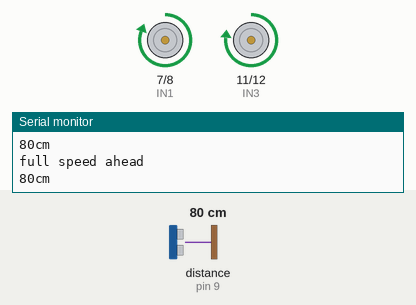
This sketch was run on a simulated Arduino Uno, built with avr-gcc and run on an emulated ATmega328P. Parts: motor-driver pin pairs drawn as motors (green arrow = first pin HIGH = forward, orange = second pin HIGH = backward, longer = more drive, scaled by the enable pin), the last lines printed to the serial monitor. The inputs (shaded band) are chosen by the test bench; at power-on: distance to the obstacle (sensor on pin 9) 80 cm.

Above: at 1.2 s.
1.3 s: distance to the obstacle (sensor on pin 9) set to 58 cm
4.3 s: distance to the obstacle (sensor on pin 9) set to 51 cm
At 5.3 s:
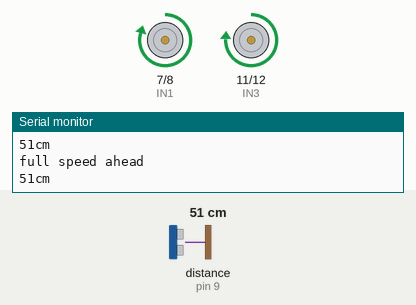
5.9 s: distance to the obstacle (sensor on pin 9) set to 44 cm
At 7.1 s:
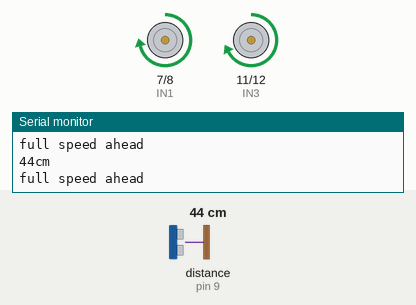
7.4 s: distance to the obstacle (sensor on pin 9) set to 36 cm
At 8.2 s:
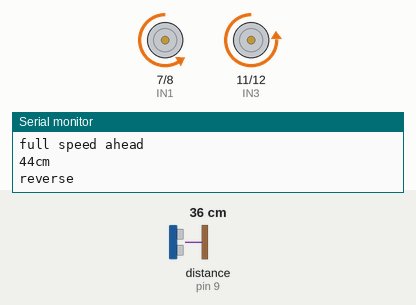
Timing chart, 0 to 10.0 s (numbered marks = the images above; inputs shaded):
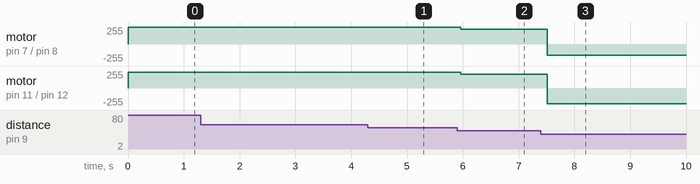

The sketch:

Robot1.ino
```cpp
#include <math.h>
#include "Ultrasonic.h"
Ultrasonic ultrasonic(10,9);
boolean motion_enabled = true;
int distance_to_collision = 0;
int wheelspeed = 0;

#define ENA 6 // wHITE
#define ENB 5 // Brown
#define IN1 7 // Grey
#define IN2 8 // Purple
#define IN3 11 // Orange
#define IN4 12 // Yellow

#define MAX_SPEED 255
void setup() {
  Serial.begin(9600);
  pinMode(ENA, OUTPUT);
  pinMode(ENB, OUTPUT);
  pinMode(IN1, OUTPUT);
  pinMode(IN2, OUTPUT);
  pinMode(IN3, OUTPUT);
  pinMode(IN4, OUTPUT);
  digitalWrite(ENA, 0);
  digitalWrite(ENB, 0);
  digitalWrite(IN1, 0);
  digitalWrite(IN2, 0);
  digitalWrite(IN3, 0);
  digitalWrite(IN4, 0);
}
#define TESTDISTANCE 50
#define MIN_DISTANCE 40

void loop()
{
  distance_to_collision = ultrasonic.Ranging(CM);
  if (distance_to_collision > 5){
    wheelspeed = min( distance_to_collision+200, MAX_SPEED);
    //wheelspeed = wheelspeed>1;    // Shit's too fast yo
    if( motion_enabled == true && distance_to_collision < TESTDISTANCE && distance_to_collision > MIN_DISTANCE){
      forward(wheelspeed-25, wheelspeed -25);
      delay(200-distance_to_collision);
    }
    if( motion_enabled == true && distance_to_collision < MIN_DISTANCE){
      reverse(wheelspeed-64, wheelspeed);
      delay(800-distance_to_collision);
    }

    if( motion_enabled == true && distance_to_collision > TESTDISTANCE){
      forward(wheelspeed, wheelspeed);
    }
//    if( motion_enabled == true && distance_to_collision > 800){
//      halt();
//    }

  }
  Serial.print(distance_to_collision );
  Serial.println("cm");

  delay(100);
}

void halt(){
       Serial.println("stop");
      analogWrite(ENA, 0);
      analogWrite(ENB, 0);
      digitalWrite(IN1, 0);
      digitalWrite(IN2, 0);
      digitalWrite(IN3, 0);
      digitalWrite(IN4, 0);

}
void forward(int lspeed, int rspeed){
      Serial.println("full speed ahead");
      analogWrite(ENA, max(100,min(255,lspeed)));
      analogWrite(ENB, max(100,min(255,rspeed-15)));
      digitalWrite(IN1, 1);
      digitalWrite(IN2, 0);
      digitalWrite(IN3, 1);
      digitalWrite(IN4, 0);


}

void reverse(int lspeed, int rspeed){
       Serial.println("reverse");
      //analogWrite(ENA, 0);
      //analogWrite(ENB, 0);
      digitalWrite(IN1, 0);
      digitalWrite(IN2, 1);
      digitalWrite(IN3, 0);
      digitalWrite(IN4, 1);
      analogWrite(ENA, max(100,min(255,lspeed)));
      analogWrite(ENB, max(100,min(255,rspeed)));
//      analogWrite(ENA, min(255,lspeed));
//      analogWrite(ENB, min(255,rspeed));
}
```

Measured:
- the behaviour switches between 40 and 39 cm on distance to the obstacle (sensor on pin 9) (found by bisection; images 2 and 3)
- after the input at 4.3 s, motor on pin 7 (IN1) / pin 8 (IN2): forward 255/255 → forward 251/255 after 0.10 s; motor on pin 11 (IN3) / pin 12 (IN4): forward 240/255 → forward 236/255 after 0.10 s
- after the input at 5.9 s, motor on pin 7 (IN1) / pin 8 (IN2): forward 251/255 → forward 219/255 after 0.06 s; motor on pin 11 (IN3) / pin 12 (IN4): forward 236/255 → forward 204/255 after 0.06 s
- after the input at 7.4 s, motor on pin 7 (IN1) / pin 8 (IN2): forward 219/255 → backward 172/255 after 0.12 s; motor on pin 11 (IN3) / pin 12 (IN4): forward 204/255 → backward 236/255 after 0.12 s
